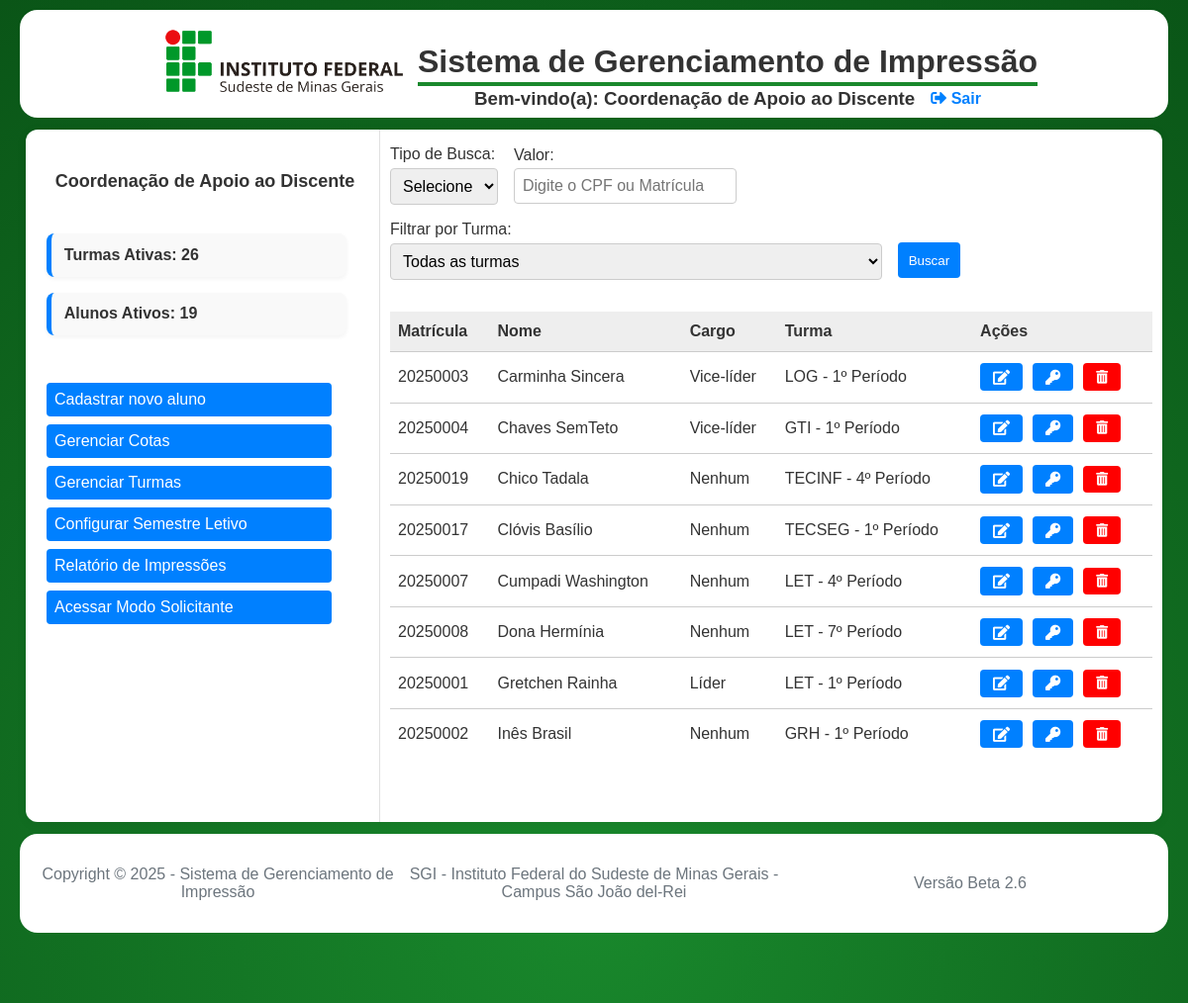
The app's page /pages/admin_cad/dashboard_cad.php (signed in, upper part), older data.
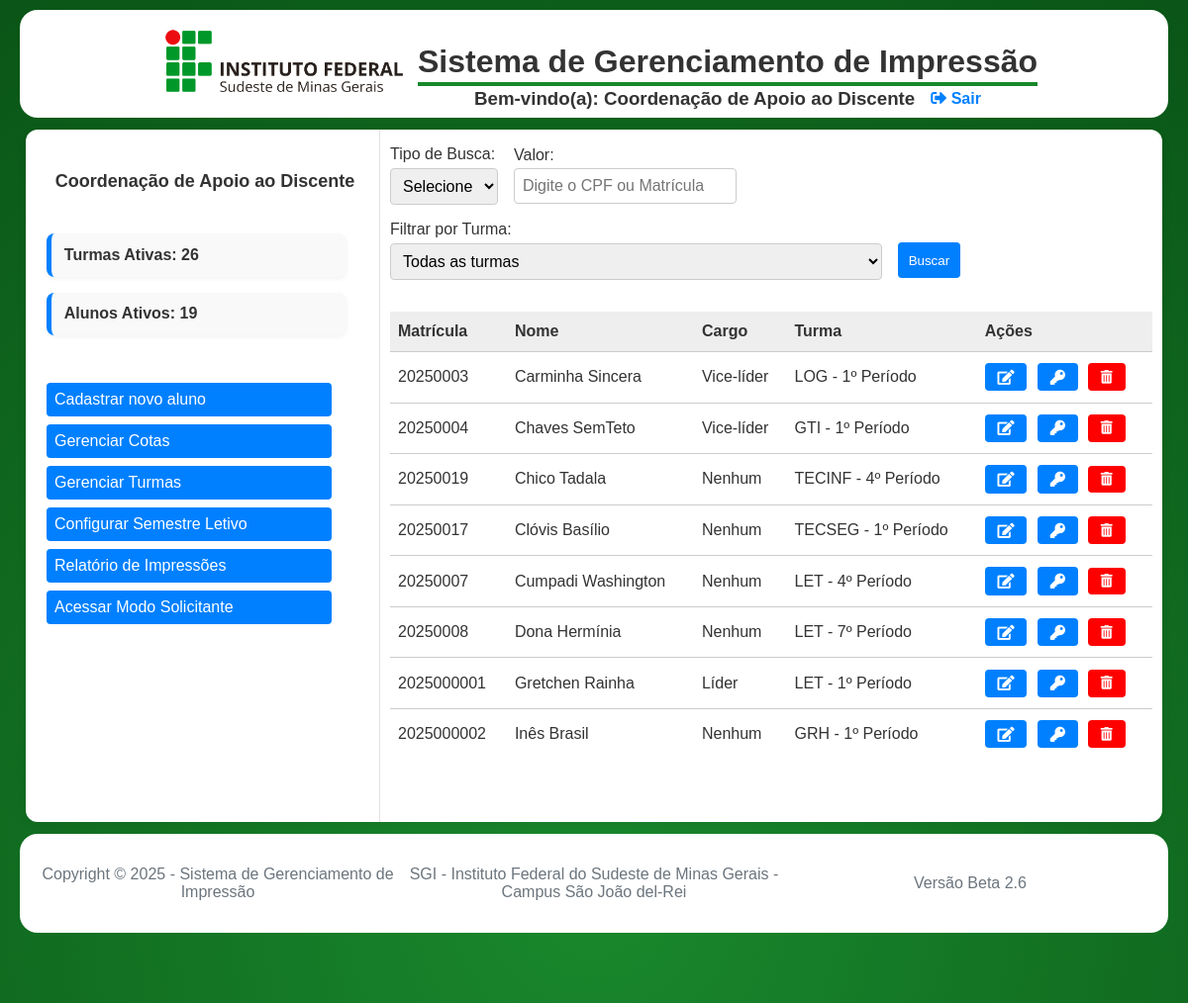
The same page, newer data.
### tables this page shows
CREATE TABLE `Aluno` (
  `matricula` varchar(20) NOT NULL,
  `nome` varchar(100) NOT NULL,
  `sobrenome` varchar(100) NOT NULL,
  `cargo` enum('Líder','Vice-líder','Nenhum') DEFAULT 'Nenhum',
  `email` varchar(100) NOT NULL,
  `cpf` char(11) NOT NULL,
  `senha` varchar(255) NOT NULL,
  `ativo` tinyint(1) DEFAULT 1,
  `cota_id` int(11) DEFAULT NULL,
  `data_fim_validade` date DEFAULT NULL,
  PRIMARY KEY (`matricula`),
  UNIQUE KEY `cpf` (`cpf`),
  KEY `cota_id` (`cota_id`),
  CONSTRAINT `Aluno_ibfk_1` FOREIGN KEY (`cota_id`) REFERENCES `CotaAluno` (`id`) ON DELETE SET NULL
);

CREATE TABLE `Curso` (
  `id` int(11) NOT NULL AUTO_INCREMENT,
  `sigla` varchar(20) NOT NULL,
  `nome_completo` varchar(100) NOT NULL,
  PRIMARY KEY (`id`),
  UNIQUE KEY `sigla` (`sigla`)
);

CREATE TABLE `Turma` (
  `id` int(11) NOT NULL AUTO_INCREMENT,
  `curso_id` int(11) NOT NULL,
  `periodo` varchar(20) NOT NULL,
  PRIMARY KEY (`id`),
  UNIQUE KEY `curso_id` (`curso_id`,`periodo`),
  CONSTRAINT `Turma_ibfk_1` FOREIGN KEY (`curso_id`) REFERENCES `Curso` (`id`) ON DELETE CASCADE
);

### pages/admin_cad/dashboard_cad.php (the view, shortened to what this page needs)
<?php
require_once '../../includes/config.php';
$pagina = isset($_GET['pagina']) && is_numeric($_GET['pagina']) ? (int)$_GET['pagina'] : 1;
$limite = 12;
$offset = ($pagina - 1) * $limite;
$condicoes = [];
$tipo_busca = $_GET['tipo_busca'] ?? '';
$valor_busca = trim($_GET['valor_busca'] ?? '');
$filtro_turma = $_GET['turma'] ?? '';
$base_sql = "FROM Aluno a
             LEFT JOIN CotaAluno ca ON a.cota_id = ca.id
             LEFT JOIN Turma t ON ca.turma_id = t.id
             LEFT JOIN Curso c ON t.curso_id = c.id";
$where_clause = !empty($condicoes) ? 'WHERE ' . implode(' AND ', $condicoes) : '';
$sql_alunos = "SELECT a.*, t.periodo, c.sigla, c.nome_completo " . $base_sql . " " . $where_clause . " ORDER BY a.nome ASC LIMIT :limite OFFSET :offset";
$stmt = $conn->prepare($sql_alunos);
$stmt->bindValue(':limite', $limite, PDO::PARAM_INT);
$stmt->bindValue(':offset', $offset, PDO::PARAM_INT);
$stmt->execute();
$alunos = $stmt->fetchAll();
$total_turmas = $conn->query("SELECT COUNT(DISTINCT turma_id) AS total FROM CotaAluno")->fetch()->total ?? 0;
$total_alunos = $conn->query("SELECT COUNT(*) AS total FROM Aluno WHERE ativo = 1")->fetch()->total ?? 0;
include_once '../../includes/header.php';
?>
<link rel="stylesheet" href="./css/dashboard_cad.css?v=<?= ASSET_VERSION ?>">
<div class="dashboard-layout">
    <aside class="dashboard-aside">
        <section class="dashboard-header">
            <h1>Coordenação de Apoio ao Discente</h1>
        </section>
        <section class="dashboard-cards">
            <div class="card">Turmas Ativas: <?= $total_turmas ?></div>
            <div class="card">Alunos Ativos: <?= $total_alunos ?></div>
        </section>
        <section class="dashboard-menu">
            <a class="btn-menu" href="form_aluno.php">Cadastrar novo aluno</a>
            <a class="btn-menu" href="gerenciar_cotas.php">Gerenciar Cotas</a>
            <a class="btn-menu" href="gerenciar_turmas.php">Gerenciar Turmas</a>
            <a class="btn-menu" href="../admin/configurar_semestre.php">Configurar Semestre Letivo</a>
            <a class="btn-menu" href="relatorio_aluno.php">Relatório de Impressões</a>
            <a class="btn-menu" href="../servidor/dashboard_servidor.php">Acessar Modo Solicitante</a>
        </section>
    </aside>
    <main class="dashboard-main">
        <form method="GET" class="form-busca" style="margin-bottom: 1em;">
            <label>
                Tipo de Busca:
                <select name="tipo_busca" required>
                    <option value="" disabled <?= empty($tipo_busca) ? 'selected' : '' ?>>Selecione</option>
                </select>
            </label>
            <label>
                Valor:
                <input type="text" name="valor_busca" value="<?= htmlspecialchars($valor_busca) ?>" maxlength="11" placeholder="Digite o CPF ou Matrícula" required>
            </label>
            <label>
                Filtrar por Turma:
                <select name="turma" id="turma">
                    <option value="" <?= empty($filtro_turma) ? 'selected' : '' ?>>Todas as turmas</option>
                </select>
            </label>
            <button type="submit">Buscar</button>
        </form>
        <div class="responsive-table">
            <table>
                <thead>
                    <tr>
                        <th>Matrícula</th>
                        <th>Nome</th>
                        <th>Cargo</th>
                        <th>Turma</th>
                        <th>Ações</th>
                    </tr>
                </thead>
                <tbody>
                    <?php if (empty($alunos)): ?>
                        <tr>
                            <td colspan="5" class="text-center">Nenhum aluno encontrado para os critérios de busca.</td>
                        </tr>
                    <?php else: ?>
                        <?php foreach ($alunos as $aluno): ?>
                            <tr>
                                <td data-label="Matrícula"><?= htmlspecialchars($aluno->matricula) ?></td>
                                <td data-label="Nome"><?= htmlspecialchars($aluno->nome . ' ' . $aluno->sobrenome) ?></td>
                                <td data-label="Cargo"><?= htmlspecialchars($aluno->cargo) ?></td>
                                <td data-label="Turma" title="<?= htmlspecialchars($aluno->nome_completo . ' - ' . $aluno->periodo) ?>"><?= htmlspecialchars($aluno->sigla . ' - ' . $aluno->periodo) ?></td>
                                <td data-label="Ações">
                                    <div class="action-buttons">
                                        <a href="form_aluno.php?matricula=<?= htmlspecialchars($aluno->matricula) ?>" class="btn-action btn-edit" title="Editar/Renovar"><i class="fas fa-edit"></i></a>
                                        <a type="button" class="btn-action btn-redefinir btn-edit" data-id="<?= htmlspecialchars($aluno->matricula) ?>" title="Redefinir Senha"><i class="fas fa-key"></i></a>
                                        <button type="button" class="btn-action btn-delete btn-excluir btn-exc"
                                            data-id="<?= htmlspecialchars($aluno->matricula) ?>"
                                            data-nome="<?= htmlspecialchars($aluno->nome) ?>"
                                            data-tipo="aluno"
                                            title="Excluir Aluno">
                                            <i class="fas fa-trash-alt"></i>
                                        </button>
                                    </div>
                                </td>
                            </tr>
                        <?php endforeach; ?>
                    <?php endif; ?>
                </tbody>
            </table>
        </div>
    </main>
</div>
<?php include_once '../../includes/footer.php'; ?>

### includes/header.php (shortened to what this page needs)
<!DOCTYPE html>
<html lang="pt-BR">
<head>
    <link rel="stylesheet" href="<?= BASE_URL ?>/css/styles.css?v=<?= ASSET_VERSION ?>">
    <link rel="stylesheet" href="https://cdnjs.cloudflare.com/ajax/libs/font-awesome/5.15.4/css/all.min.css">
</head>
<body>
<header>
    <div>
        <img src="<?= BASE_URL ?>/img/logo_horizontal_ifsudestemg.png" alt="logomarca do IF">
    </div>
    <div class="header-title">
        <h1><?= SITE_NAME ?></h1>
        <hr>
        <?php if (isset($_SESSION['usuario']) && !empty($_SESSION['usuario'])): ?>
            <div class="user-info">
                <h3>Bem-vindo(a): <?= htmlspecialchars($_SESSION['usuario']['nome'] . (isset($_SESSION['usuario']['sobrenome']) ? ' ' . $_SESSION['usuario']['sobrenome'] : '')) ?></h3>
                <a class="logout" href="<?= BASE_URL ?>/includes/logout.php"><i class="fas fa-sign-out-alt"></i> Sair</a>
            </div>
        <?php endif; ?>
    </div>
</header>

### includes/footer.php (shortened to what this page needs)
    <footer>
        <p>Copyright &copy; <?php echo CURRENT_YEAR; ?> - <?php echo SITE_NAME; ?></p>
        <p><?php echo SITE_DESCRIPTION; ?></p>
        <p>Versão Beta <?php echo ASSET_VERSION; ?></p>
    </footer>
</body>
</html>

### css/styles.css (style rules this page uses)
body { background: radial-gradient(circle at center, #19882c, #0A5517); background-attachment: fixed; font-family: Arial, sans-serif; margin: 0; padding: 0; color: #333; }
header { display: flex; justify-content: center; align-items: center; margin: 10px 20px; padding: 5px; background-color: #FFF; border-radius: 18px; }
header img { width: 250px; margin: 10px; }
header hr { border: 0; height: 4px; background-color: #19882c; margin-top: -20px; }
a { text-decoration: none; }
.logout { color: #0080ff; font-weight: bold; font-size: 16px; }
.user-info { display: flex; align-items: center; justify-content: center; gap: 1rem; margin-top: -24px; margin-bottom: -24px; }
footer { display: flex; justify-content: center; align-items: center; padding: 10px; margin: 10px 20px; height: 80px; border-radius: 18px; text-align: center; font-size: 16px; color: #6c757d; background-color: #FFF; position: relative; }
footer p { margin: 0; flex: 1; }
.dashboard-layout { display: flex; min-height: 700px; background: #fff; margin: 12px 26px; border-radius: 12px; box-shadow: 0 2px 12px rgba(0,0,0,0.06); }
.dashboard-aside { width: 320px; border-right: 1px solid #e0e0e0; padding: 1.5rem 1rem 1rem 1rem; display: flex; flex-direction: column; gap: 1.5rem; }
.dashboard-main { margin-left: 10px; margin-right: 10px; width: 65%; max-height: 600px; overflow-y: auto; flex: 1; min-width: 0; padding: 1rem 0 1rem 0; }

### pages/admin_cad/css/dashboard_cad.css (style rules this page uses)
.dashboard-header { text-align: center; }
aside { width: 40%; margin-left: 5px; }
aside h1 { font-size: 18px; }
.dashboard-cards { display: flex; flex-direction: column; gap: 1rem; margin-bottom: 1.5rem; }
.card { width: 85%; background-color: #f9f9f9; border-left: 5px solid #0080ff; padding: 0.8rem; border-radius: 8px; font-weight: 600; box-shadow: 0 2px 4px rgba(0,0,0,0.05); }
.form-busca { display: flex; gap: 1em; flex-wrap: wrap; align-items: center; }
.form-busca label { display: flex; flex-direction: column; gap: 0.3em; }
.form-busca select, .form-busca input[type="text"] { padding: 0.5em; border: 1px solid #ccc; border-radius: 4px; font-size: 1em; }
.form-busca button { padding: 0.8em; background-color: #0080ff; color: white; border: none; border-radius: 4px; cursor: pointer; margin-top: 1.3rem; }
.dashboard-menu { display: flex; flex-direction: column; gap: 0.5rem; width: 90%; max-width: 600px; }
.btn-menu { color: #FFF; border: none; border-radius: 4px; padding: 0.5rem; font-size: 1rem; background-color: #0080ff; }
.responsive-table { width: 100%; overflow-x: auto; margin: 0 auto; padding: 1rem 0; }
table { width: 100%; border-collapse: collapse; background: #fff; margin-bottom: 1rem; }
thead { background-color: #eee; }
th, td { padding: 0.7rem 0.5rem; text-align: left; border-bottom: 1px solid #ccc; }
.action-buttons { align-items: center; display: flex; gap: 0.25rem; text-align: center; }
.action-buttons a { background: #0080ff; color: #fff; padding: 0.35rem 0.8rem; border-radius: 4px; font-size: 0.95em; text-decoration: none; margin-right: 0.4rem; transition: background 0.2s; display: inline-block; }
.action-buttons .btn-exc { color: #FFF; padding: 0.4rem 0.8rem; border: none; border-radius: 4px; font-size: 0.85rem; background-color: #ff0000; transition: background 0.2s; }

Row changes from the older to the newer data that the page shows:
removed aluno: matricula "20250001", nome+sobrenome "Gretchen Rainha", cargo "Líder", curso.sigla "LET - 1º Período"
removed aluno: matricula "20250002", nome+sobrenome "Inês Brasil", cargo "Nenhum", curso.sigla "GRH - 1º Período"
added aluno: matricula "2025000001", nome+sobrenome "Gretchen Rainha", cargo "Líder", curso.sigla "LET - 1º Período"
added aluno: matricula "2025000002", nome+sobrenome "Inês Brasil", cargo "Nenhum", curso.sigla "GRH - 1º Período"
